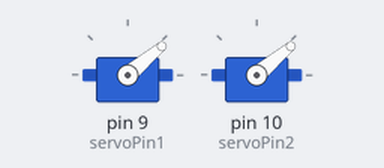
A sketch run on a simulated Arduino Uno, built with avr-gcc and run on an emulated ATmega328P. Shown: 2 × servo.

Above: at 0.15 s.
At 0.45 s:
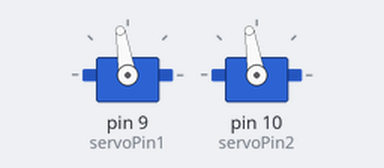
At 0.8 s:
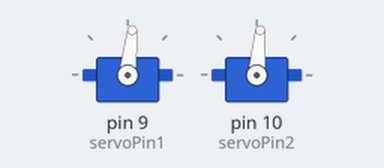
At 1.5 s:
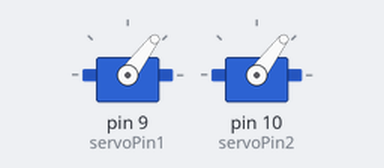
Timing chart, 0 to 3.8 s (numbered marks = the images above):
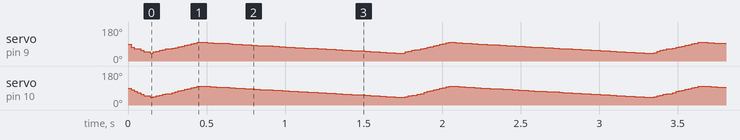

The sketch:

Two_Servo_Sweep.ino
```cpp
#include <VarSpeedServo.h>

VarSpeedServo servo1;
VarSpeedServo servo2;

const int servoPin1 = 9;
const int servoPin2 = 10;

void setup() {
  servo1.attach(servoPin1);
  servo2.attach(servoPin2);
  servo1.write(40 ,255, false);
  servo2.write(40, 255, true);
}

void loop() {
  servo1.write(100, 127, false);
  servo2.write(100, 127, true);

  servo1.write(40, 30, false);
  servo2.write(40, 30, true);
}
```
